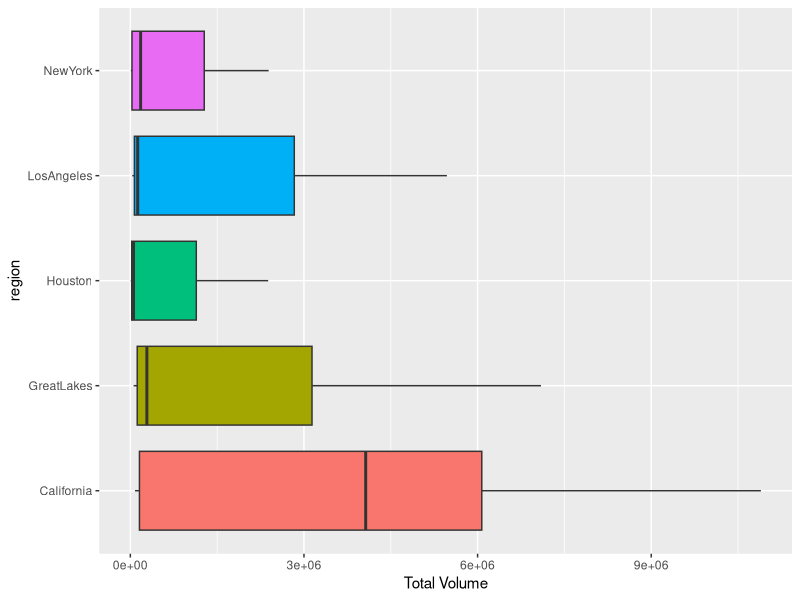
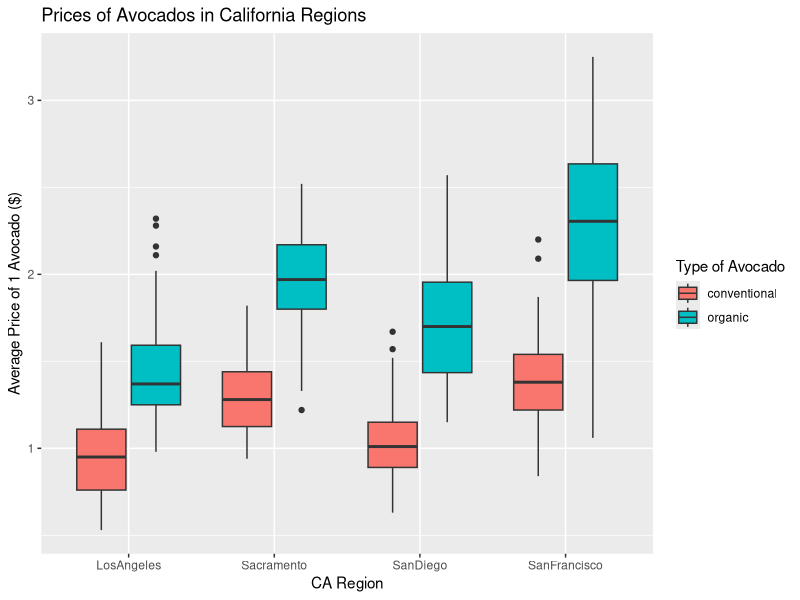
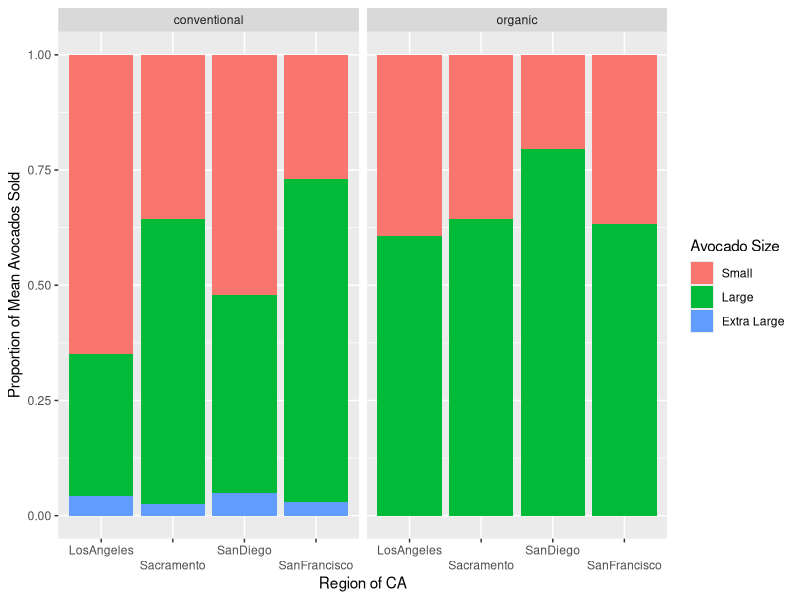

Generate these figures, in order, with R:
## ---- chunk 1
knitr::opts_chunk$set(fig.width = 12,
                      fig.height = 8,
                      fig.path = 'Figs/',
                      echo = TRUE,
                      warning = FALSE,
                      message = FALSE,
                      eval = TRUE,
                      include = TRUE)
## ---- chunk 2
library(tidyverse)

avocado <- read_csv(here::here("4-tidyr-joins", "Lab", "avocado.csv"))

## ---- chunk 3
# Step 1: Rename the PLU variables to be sizes of avocados! 
avocado <- avocado %>%
  rename(
    Size_Small = `4046`,
    Size_Large = `4225`,
    Size_XL = `4770`)

# Make tibble with the names of the major regions 
major_regions <- tibble(region = c("Plains", "Midsouth", "West", "SouthCentral",
                   "Northeast", "Southeast")
)
  
# Keep only the observations in the avocado dataset WITH matches in the major_regions
avo_regional <- avocado %>%
  semi_join(major_regions, by = "region")

# Keep only the observations in the avocado dataset WITHOUT matches in the major_regions
avo_metro <- avocado %>%
  anti_join(major_regions, by = "region") %>% 
  ## Filter out "TotalUS" because it isn't a region!
  filter(region != "TotalUS")
## ---- chunk 4
avo_regional %>% 
  filter(type == "organic", 
         year == 2017) %>%
  group_by(region) %>%
  summarize(tot_small_bags = sum(Size_Small)) %>%
  top_n(1, tot_small_bags)
## ---- chunk 5
avocado %>%
  separate(Date, into = c("Year", "Month", "Day"), sep = "-") %>%
  group_by(Month) %>%
  summarize(tot_sales = sum(`Total Volume`)) %>%
  top_n(1, tot_sales)
## ---- chunk 6
top5reg <- avo_metro %>%
    group_by(region) %>%
    summarize(avgtotvol = mean(`Total Volume`)) %>%
    top_n(5, avgtotvol) %>% 
    pull(region)

avocado %>%
  filter(region %in% top5reg) %>%
  ggplot(aes(y = region, x = `Total Volume`, fill = region)) +
  geom_boxplot() + 
  theme(legend.position = "none")

## ---- chunk 7

cali <- tibble(region = c("LosAngeles", "SanDiego",
                          "Sacramento", "SanFrancisco")
               )

cali_avo <- avocado %>% 
  semi_join(cali, by = "region")


cali_avo %>% 
  ggplot(aes(x = region, y = AveragePrice, fill = type)) + 
  geom_boxplot() +
  labs(title = "Prices of Avocados in California Regions", 
       x = "CA Region", 
       y = "Average Price of 1 Avocado ($)", 
       fill = "Type of Avocado")


cali_avo %>% 
  group_by(region, type) %>%
  summarize(avg_price = mean(AveragePrice)) %>%
  pivot_wider(names_from = type, 
              values_from = avg_price) %>%
  mutate(price_diff = organic - conventional)
  
## ---- chunk 8
cali_avo %>% 
  group_by(region, type) %>%
  summarize_at(vars(Size_Small, Size_Large, Size_XL), funs(mean)) %>%
  pivot_longer(Size_Small:Size_XL, 
               names_to = "Size", 
               values_to = "Mean_Sold") %>%
  mutate(
    Size = factor(Size, 
                  levels = c("Size_Small", "Size_Large", "Size_XL"),
                  labels = c("Small", "Large", "Extra Large"))
  ) %>%
  ggplot(aes(x = region, y = Mean_Sold, fill = Size)) +
  geom_col(position = "fill") + 
  facet_wrap(~type) + 
  scale_x_discrete(guide = guide_axis(n.dodge = 2)) + 
  labs(x = "Region of CA", 
       y = "Proportion of Mean Avocados Sold", 
       fill = "Avocado Size")


